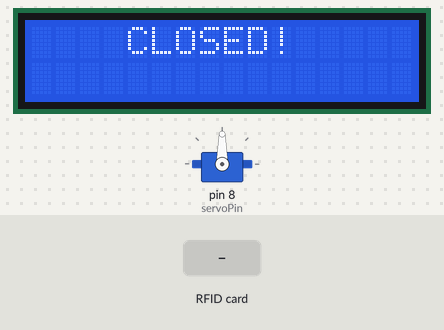
A sketch run on a simulated Arduino Uno, built with avr-gcc and run on an emulated ATmega328P. Shown: servo, 16×2 character LCD. The test bench sets the inputs (shaded band). What the sketch prints to the serial monitor is not drawn.

Above: at 2.3 s.
2.4 s: RFID card 5E 7A 19 C4 held to the reader
At 2.8 s:
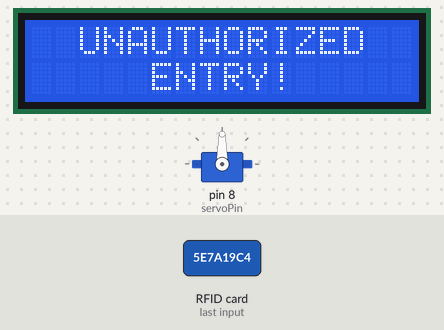
Timing chart, 0 to 5.4 s (numbered marks = the images above; inputs shaded):
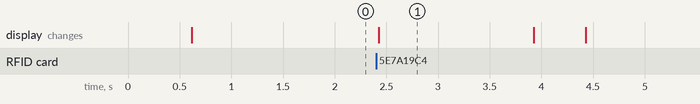

The sketch:

rfid.ino
```cpp
#include <LiquidCrystal.h>
#include <MFRC522.h>
#include <SPI.h>
#include <Servo.h>

LiquidCrystal lcd(7, 6, 5, 4, 3, 2);
int RST_PIN = 9;
int SS_PIN = 10;
int servoPin = 8;

Servo motor;
MFRC522 rfid(SS_PIN, RST_PIN);
//byte ID[4] = {71, 254, 179, 96};
byte ID[4] = {217, 52, 249, 179 };


void setup() {
  motor.attach(servoPin);
  Serial.begin(9600);
  SPI.begin();
  rfid.PCD_Init();
  lcd.begin(16, 2);
  lcd.setCursor(4, 0);
  lcd.print("CLOSED!");
  lcd.cursor();
  delay(500);
  lcd.noCursor();
  delay(500);

}

void loop() {

  if ( ! rfid.PICC_IsNewCardPresent())
    return;

  if ( ! rfid.PICC_ReadCardSerial())
    return;

  if (rfid.uid.uidByte[0] == ID[0] &&
    rfid.uid.uidByte[1] == ID[1] &&
    rfid.uid.uidByte[2] == ID[2] &&
    rfid.uid.uidByte[3] == ID[3] ) {
        lcd.clear();
        lcd.setCursor(2, 0);
        lcd.print("WELCOME HOME");
        lcd.setCursor(5, 1);
        lcd.print("BOSS!");
        Serial.println("THE DOOR IS OPEN");
        prtSc();
        delay(250);
        motor.write(270);
        delay(1500);
        motor.write(0);
        delay(1500);
        lcd.clear();
        lcd.setCursor(4, 0);
      lcd.print("CLOSED!");
      lcd.cursor();
      delay(500);
      lcd.noCursor();
      delay(500);

    }
    else{
      Serial.println("UNAUTHORIZED ENTRY");
      lcd.clear();
      lcd.setCursor(2, 0);
      lcd.print("UNAUTHORIZED");
      lcd.setCursor(5, 1);
      lcd.print("ENTRY!");
       delay(1500);
       lcd.clear();
       lcd.setCursor(4, 0);
      lcd.print("CLOSED!");
      lcd.cursor();
     delay(500);
      lcd.noCursor();
      delay(500);
      prtSc();
    }
  rfid.PICC_HaltA();
}
void prtSc(){
  Serial.print("ID Number: ");
  for(int counter = 0; counter < 4; counter++){
    Serial.print(rfid.uid.uidByte[counter]);
    Serial.print(" ");
  }
Serial.println("");
}
```

Measured:
- after the input at 2.4 s, the display: changes at once (image 1)
- what the display in image 1 shows lasts 1.5 s, from 2.4 s to 3.9 s
